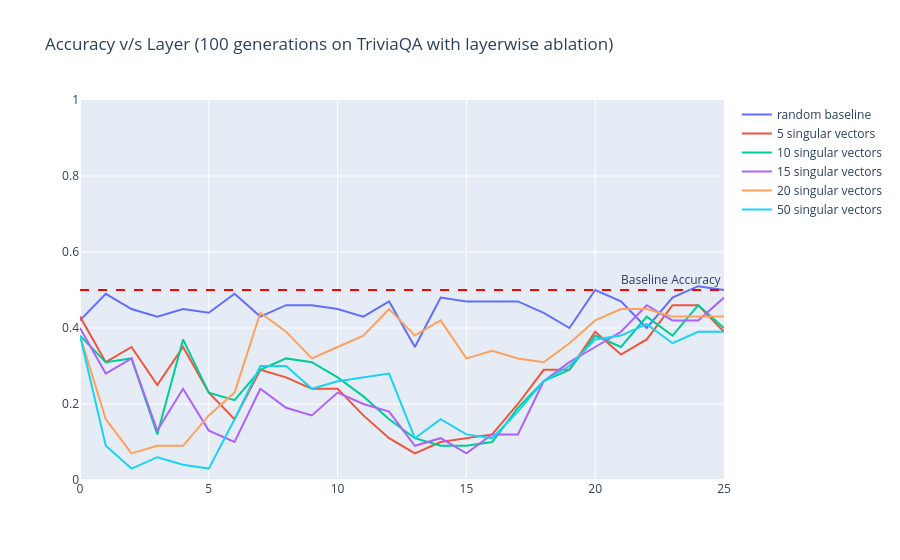

The code cell stored with this chart in its notebook:
### Code cell
import plotly.express as px
import plotly.graph_objects as go

# First trace from df_4
import plotly.graph_objects as go

fig = go.Figure()


fig.update_layout(
    title="Accuracy v/s Layer (100 generations on TriviaQA with layerwise ablation)",
    showlegend=True
)

# fig.show()

# rename the single trace for the legend
# Add a horizontal baseline
fig.add_hline(
    y=0.50,
    line_dash="dash",
    line_color="red",
    annotation_text="Baseline Accuracy",
    annotation_position="top right"
)

# Add additional dataframes as new traces
fig.add_trace(go.Scatter(
    x=df_random_baseline["layer"],
    y=df_random_baseline["accuracy"],
    mode="lines",
    name="random baseline"
))
fig.add_trace(go.Scatter(
    x=df_5["layer"],
    y=df_5["accuracy"],
    mode="lines",
    name="5 singular vectors"
))

fig.add_trace(go.Scatter(
    x=df_10["layer"],
    y=df_10["accuracy"],
    mode="lines",
    name="10 singular vectors"
))

fig.add_trace(go.Scatter(
    x=df_15["layer"],
    y=df_15["accuracy"],
    mode="lines",
    name="15 singular vectors"
))


fig.add_trace(go.Scatter(
    x=df_20["layer"],
    y=df_20["accuracy"],
    mode="lines",
    name="20 singular vectors"
))


fig.add_trace(go.Scatter(
    x=df_50["layer"],
    y=df_50["accuracy"],
    mode="lines",
    name="50 singular vectors"
))


fig.update_yaxes(range=[0, 1])

fig.show()

### Figure 1 — Plotly figure (JSON) as saved in the notebook; plotly's stock layout.template omitted (floating-point values rounded to 4 significant figures)
{"data": [{"mode": "lines", "name": "random baseline", "type": "scatter", "x": [0, 1, 2, 3, 4, 5, 6, 7, 8, 9, 10, 11, 12, 13, 14, 15, 16, 17, 18, 19, 20, 21, 22, 23, 24, 25], "y": [0.42, 0.49, 0.45, 0.43, 0.45, 0.44, 0.49, 0.43, 0.46, 0.46, 0.45, 0.43, 0.47, 0.35, 0.48, 0.47, 0.47, 0.47, 0.44, 0.4, 0.5, 0.47, 0.4, 0.48, 0.51, 0.5]}, {"mode": "lines", "name": "5 singular vectors", "type": "scatter", "x": [0, 1, 2, 3, 4, 5, 6, 7, 8, 9, 10, 11, 12, 13, 14, 15, 16, 17, 18, 19, 20, 21, 22, 23, 24, 25], "y": [0.43, 0.31, 0.35, 0.25, 0.35, 0.23, 0.16, 0.29, 0.27, 0.24, 0.24, 0.17, 0.11, 0.07, 0.1, 0.11, 0.12, 0.2, 0.29, 0.29, 0.39, 0.33, 0.37, 0.46, 0.46, 0.39]}, {"mode": "lines", "name": "10 singular vectors", "type": "scatter", "x": [0, 1, 2, 3, 4, 5, 6, 7, 8, 9, 10, 11, 12, 13, 14, 15, 16, 17, 18, 19, 20, 21, 22, 23, 24, 25], "y": [0.38, 0.31, 0.32, 0.12, 0.37, 0.23, 0.21, 0.29, 0.32, 0.31, 0.27, 0.22, 0.16, 0.11, 0.09, 0.09, 0.1, 0.19, 0.26, 0.29, 0.38, 0.35, 0.43, 0.38, 0.46, 0.4]}, {"mode": "lines", "name": "15 singular vectors", "type": "scatter", "x": [0, 1, 2, 3, 4, 5, 6, 7, 8, 9, 10, 11, 12, 13, 14, 15, 16, 17, 18, 19, 20, 21, 22, 23, 24, 25], "y": [0.4, 0.28, 0.32, 0.13, 0.24, 0.13, 0.1, 0.24, 0.19, 0.17, 0.23, 0.2, 0.18, 0.09, 0.11, 0.07, 0.12, 0.12, 0.26, 0.31, 0.35, 0.39, 0.46, 0.42, 0.42, 0.48]}, {"mode": "lines", "name": "20 singular vectors", "type": "scatter", "x": [0, 1, 2, 3, 4, 5, 6, 7, 8, 9, 10, 11, 12, 13, 14, 15, 16, 17, 18, 19, 20, 21, 22, 23, 24, 25], "y": [0.38, 0.16, 0.07, 0.09, 0.09, 0.17, 0.23, 0.44, 0.39, 0.32, 0.35, 0.38, 0.45, 0.38, 0.42, 0.32, 0.34, 0.32, 0.31, 0.36, 0.42, 0.45, 0.45, 0.43, 0.43, 0.43]}, {"mode": "lines", "name": "50 singular vectors", "type": "scatter", "x": [0, 1, 2, 3, 4, 5, 6, 7, 8, 9, 10, 11, 12, 13, 14, 15, 16, 17, 18, 19, 20, 21, 22, 23, 24, 25], "y": [0.38, 0.09, 0.03, 0.06, 0.04, 0.03, 0.16, 0.3, 0.3, 0.24, 0.26, 0.27, 0.28, 0.11, 0.16, 0.12, 0.11, 0.18, 0.26, 0.3, 0.37, 0.38, 0.41, 0.36, 0.39, 0.39]}], "layout": {"annotations": [{"showarrow": false, "text": "Baseline Accuracy", "x": 1, "xanchor": "right", "xref": "x domain", "y": 0.5, "yanchor": "bottom", "yref": "y"}], "shapes": [{"line": {"color": "red", "dash": "dash"}, "type": "line", "x0": 0, "x1": 1, "xref": "x domain", "y0": 0.5, "y1": 0.5, "yref": "y"}], "showlegend": true, "title": {"text": "Accuracy v/s Layer (100 generations on TriviaQA with layerwise ablation)"}, "yaxis": {"range": [0, 1]}}}
